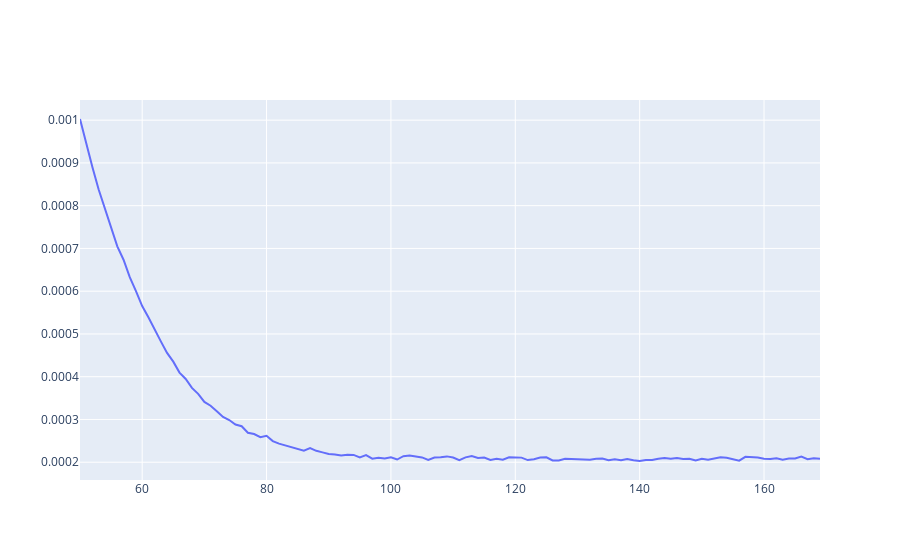

Notebook code cell kept with this figure:
### Code cell
import plotly.graph_objs as go
import plotly.express as px

fig = go.Figure()

# for combination, losses in results.items():
for i in range(1):
    scatter = go.Scatter(
        x=list(range(len(cache['pretrain_cache'])))[50:],
        y=cache['pretrain_cache'][50:],
        mode='lines',
        name=combination,
        hovertext=combination
        )
    
    fig.add_trace(scatter)

fig.show()
